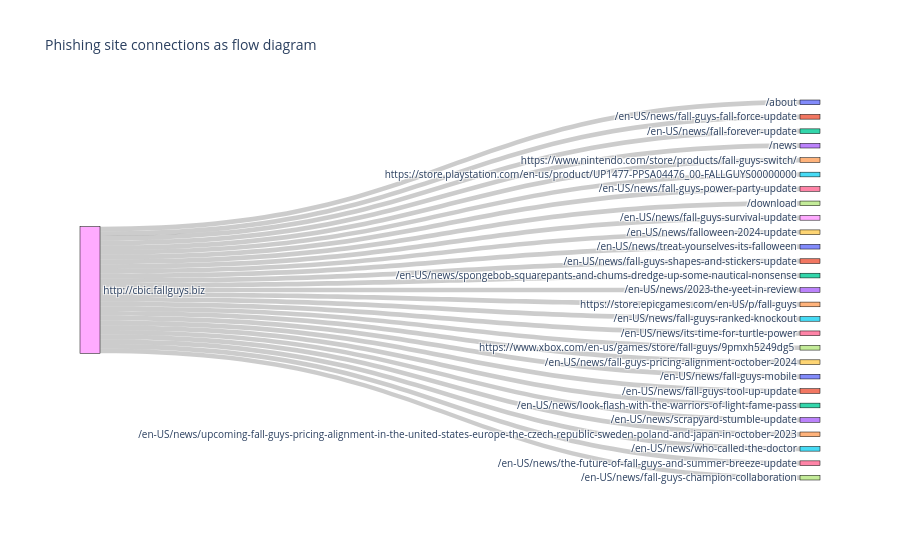

This figure's notebook cell:
### Code cell
import plotly.graph_objects as go
import networkx as nx

# You already have GA created from your DataFrame
# GA = nx.from_pandas_edgelist(df, source="from", target="to")

# Create Sankey data
source_indices = []
target_indices = []
node_labels = list(set([n for e in GA.edges() for n in e]))
node_dict = {node: i for i, node in enumerate(node_labels)}

for s, t in GA.edges():
    source_indices.append(node_dict[s])
    target_indices.append(node_dict[t])

fig = go.Figure(data=go.Sankey(
    node=dict(
        pad=15,
        thickness=20,
        line=dict(color="black", width=0.5),
        label=node_labels
    ),
    link=dict(
        source=source_indices,
        target=target_indices,
        value=[1]*len(source_indices)  # Equal weight for all connections
    )
))

fig.update_layout(title_text="Phishing site connections as flow diagram", font_size=10)
fig.show()

### Figure 1 — Plotly figure (JSON) as saved in the notebook; plotly's stock layout.template omitted (floating-point values rounded to 4 significant figures)
{"data": [{"link": {"source": [18, 18, 18, 18, 18, 18, 18, 18, 18, 18, 18, 18, 18, 18, 18, 18, 18, 18, 18, 18, 18, 18, 18, 18, 18, 18, 18], "target": [14, 5, 4, 17, 7, 3, 15, 9, 19, 23, 20, 2, 8, 11, 13, 6, 21, 10, 24, 1, 27, 12, 22, 26, 25, 16, 0], "value": [1, 1, 1, 1, 1, 1, 1, 1, 1, 1, 1, 1, 1, 1, 1, 1, 1, 1, 1, 1, 1, 1, 1, 1, 1, 1, 1]}, "node": {"label": ["/about", "/en-US/news/fall-guys-fall-force-update", "/en-US/news/fall-forever-update", "/news", "https://www.nintendo.com/store/products/fall-guys-switch/", "https://store.playstation.com/en-us/product/UP1477-PPSA04476_00-FALLGUYS00000000", "/en-US/news/fall-guys-power-party-update", "/download", "/en-US/news/fall-guys-survival-update", "/en-US/news/falloween-2024-update", "/en-US/news/treat-yourselves-its-falloween", "/en-US/news/fall-guys-shapes-and-stickers-update", "/en-US/news/spongebob-squarepants-and-chums-dredge-up-some-nautical-nonsense", "/en-US/news/2023-the-yeet-in-review", "https://store.epicgames.com/en-US/p/fall-guys", "/en-US/news/fall-guys-ranked-knockout", "/en-US/news/its-time-for-turtle-power", " https://www.xbox.com/en-us/games/store/fall-guys/9pmxh5249dg5 ", "http://cbic.fallguys.biz", "/en-US/news/fall-guys-pricing-alignment-october-2024", "/en-US/news/fall-guys-mobile", "/en-US/news/fall-guys-tool-up-update", "/en-US/news/look-flash-with-the-warriors-of-light-fame-pass", "/en-US/news/scrapyard-stumble-update", "/en-US/news/upcoming-fall-guys-pricing-alignment-in-the-united-states-europe-the-czech-republic-sweden-poland-and-japan-in-october-2023", "/en-US/news/who-called-the-doctor", "/en-US/news/the-future-of-fall-guys-and-summer-breeze-update", "/en-US/news/fall-guys-champion-collaboration"], "line": {"color": "black", "width": 0.5}, "pad": 15, "thickness": 20}, "type": "sankey"}], "layout": {"autosize": true, "font": {"size": 10}, "title": {"text": "Phishing site connections as flow diagram"}}}
